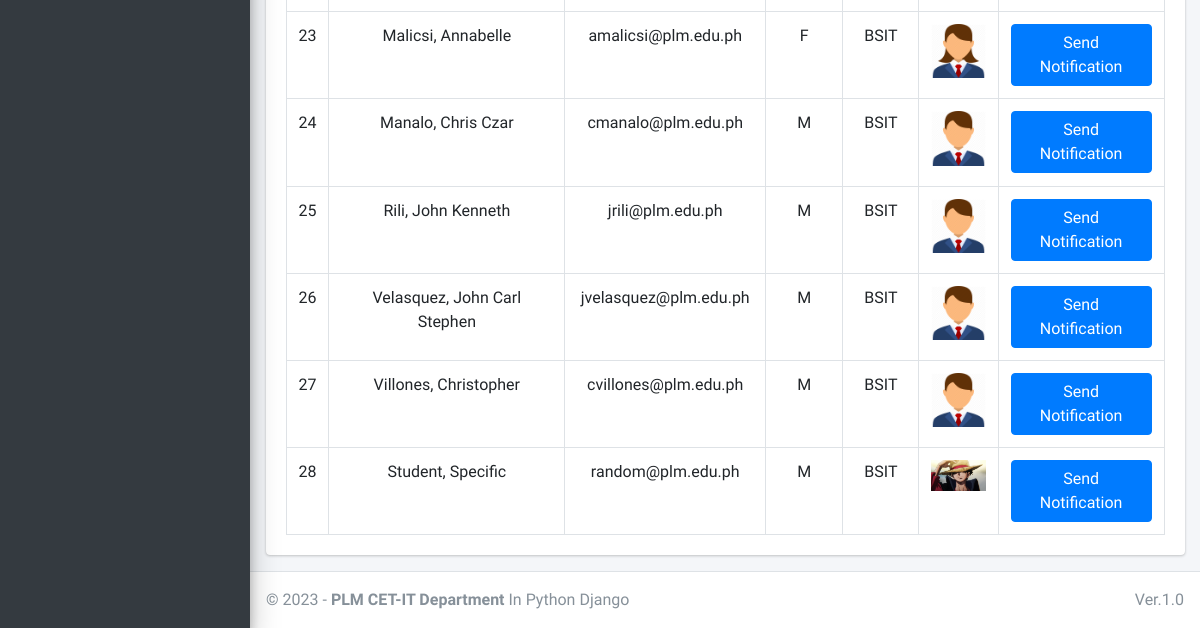
The page /admin_notify_student (signed in, lower part) on the database as committed earlier.
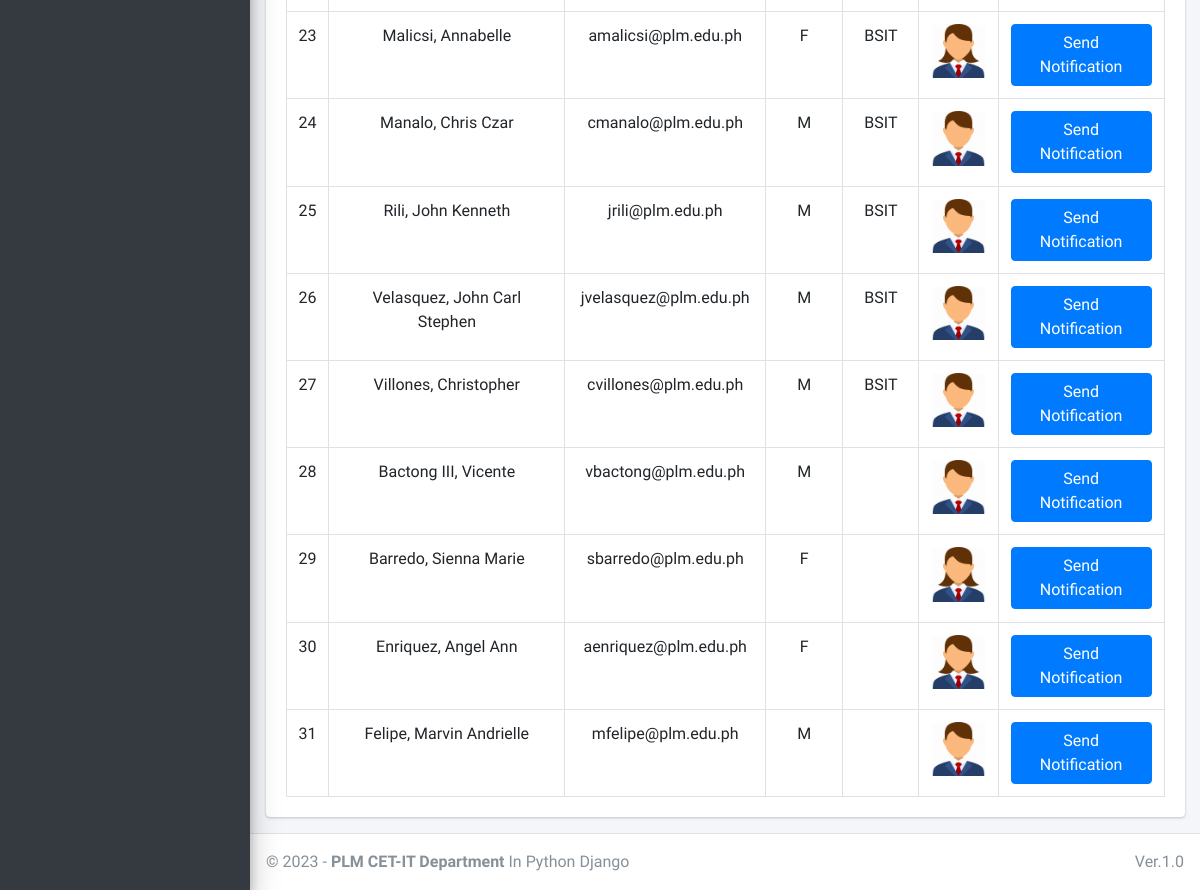
The same page on the database as committed later.
### main_app/models.py (models this page shows, shortened)
class CustomUser(AbstractUser):
    USER_TYPE = ((1, "HOD"), (2, "Staff"), (3, "Student"))
    GENDER = [("M", "Male"), ("F", "Female")]
    username = None  # Removed username, using email instead
    email = models.EmailField(unique=True)
    user_type = models.CharField(default=1, choices=USER_TYPE, max_length=1)
    gender = models.CharField(max_length=1, choices=GENDER)
    profile_pic = models.ImageField()
    address = models.TextField()
    fcm_token = models.TextField(default="")  # For firebase notifications
    created_at = models.DateTimeField(auto_now_add=True)
    updated_at = models.DateTimeField(auto_now=True)
    USERNAME_FIELD = "email"
    REQUIRED_FIELDS = []
    objects = CustomUserManager()
    def __str__(self):
        return self.last_name + ", " + self.first_name

class Student(models.Model):
    admin = models.OneToOneField(CustomUser, on_delete=models.CASCADE)
    course = models.ForeignKey(Course, on_delete=models.DO_NOTHING, null=True, blank=False)
    session = models.ForeignKey(Session, on_delete=models.DO_NOTHING, null=True)

class Course(models.Model):
    name = models.CharField(max_length=120)
    created_at = models.DateTimeField(auto_now_add=True)
    updated_at = models.DateTimeField(auto_now=True)

### main_app/hod_views.py (the view)
# urls.py: path("admin_notify_student", hod_views.admin_notify_student,
def admin_notify_student(request):
    student = CustomUser.objects.filter(user_type=3)
    context = {
        'page_title': "Send Notifications To Students",
        'students': student
    }
    return render(request, "hod_template/student_notification.html", context)

### main_app/templates/hod_template/student_notification.html (shortened to what this page needs)
{% extends 'main_app/base.html' %}
{% load static %}
{% block content %}
<section class="content">
    <div class="container-fluid">
        <div class="row">
            <div class="col-md-12">
                <div class="card">
                    <div class="card-body">
                        <table id="example2" class="table table-bordered table-hover">
                            <tbody align="center">
                                {% for student in students %}
                                <tr>
                                    <td>{{ forloop.counter }}</td>
                                    <td>{{student.last_name}}, {{student.first_name}}</td>
                                    <td>{{student.email}}</td>
                                    <td>{{student.gender}}</td>
                                    <td>{{student.student.course.name}}</td>
                                    <td>
                                        {% if student.profile_pic == ""  %}
                                        No Image
                                        {% else %}
                                        <img class="img img-fluid mb-2" height="56" width="56"
                                            src="{{student.profile_pic}}" alt="">
                                        {% endif %}
                                    </td>
                                    <td><button data-toggle = "modal" data-target = "#myModal"class="btn btn-primary show_notification" value="{{student.id}}">Send Notification</button>
                                    </td>
                                </tr>
                                {% endfor %}
                            </tbody>
                        </table>
                    </div>
                </div>
            </div>
        </div>
    </div>
</section>
{% endblock content %}

Rows that differ between the two databases and show on the page:
removed CustomUser: last_name "Student", first_name "Specific", email "random@plm.edu.ph", gender "M", student.course.name "BSIT", profile_pic (picture)
added CustomUser: last_name "Bactong III", first_name "Vicente", email "vbactong@plm.edu.ph", gender "M", {{ student.id }} 65 (drawn)
added CustomUser: last_name "Barredo", first_name "Sienna Marie", email "sbarredo@plm.edu.ph", gender "F", {{ student.id }} 66 (drawn)
added CustomUser: last_name "Enriquez", first_name "Angel Ann", email "aenriquez@plm.edu.ph", gender "F", {{ student.id }} 67 (drawn)
added CustomUser: last_name "Felipe", first_name "Marvin Andrielle", email "mfelipe@plm.edu.ph", gender "M", {{ student.id }} 68 (drawn)
